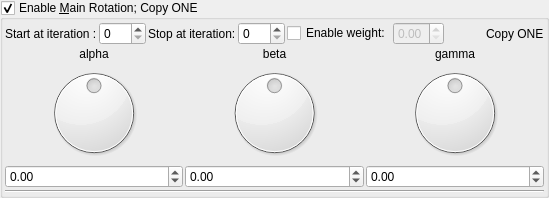
    <widget class="MyGroupBox" name="groupCheck_transform_main_rotation1_enabled">
     <property name="title">
      <string>Enable &amp;Main Rotation; Copy ONE</string>
     </property>
     <property name="checkable">
      <bool>true</bool>
     </property>
     <layout class="QVBoxLayout" name="verticalLayout_8" stretch="0,0,0">
      <property name="spacing">
       <number>2</number>
      </property>
      <property name="leftMargin">
       <number>2</number>
      </property>
      <property name="topMargin">
       <number>2</number>
      </property>
      <property name="rightMargin">
       <number>2</number>
      </property>
      <property name="bottomMargin">
       <number>2</number>
      </property>
      <item>
       <layout class="QGridLayout" name="gridLayout_9">
        <item row="0" column="0">
         <widget class="QLabel" name="label_17">
          <property name="text">
           <string>Start at iteration :</string>
          </property>
         </widget>
        </item>
        <item row="0" column="5">
         <widget class="MyDoubleSpinBox" name="spinbox_transform_main_rotation1_weight">
          <property name="enabled">
           <bool>false</bool>
          </property>
          <property name="sizePolicy">
           <sizepolicy hsizetype="Minimum" vsizetype="Maximum">
            <horstretch>0</horstretch>
            <verstretch>0</verstretch>
           </sizepolicy>
          </property>
          <property name="decimals">
           <number>2</number>
          </property>
          <property name="minimum">
           <double>0.000000000000000</double>
          </property>
          <property name="maximum">
           <double>1.000000000000000</double>
          </property>
          <property name="singleStep">
           <double>0.100000000000000</double>
          </property>
          <property name="value">
           <double>0.000000000000000</double>
          </property>
         </widget>
        </item>
        <item row="0" column="2">
         <widget class="QLabel" name="label_20">
          <property name="text">
           <string>Stop at iteration:</string>
          </property>
         </widget>
        </item>
        <item row="0" column="3">
         <widget class="MySpinBox" name="spinboxInt_transform_main_rotation1_stop_iterations">
          <property name="sizePolicy">
           <sizepolicy hsizetype="Minimum" vsizetype="Maximum">
            <horstretch>0</horstretch>
            <verstretch>0</verstretch>
           </sizepolicy>
          </property>
          <property name="maximum">
           <number>250</number>
          </property>
         </widget>
        </item>
        <item row="0" column="7">
         <widget class="QLabel" name="label_123">
          <property name="text">
           <string>Copy ONE</string>
          </property>
         </widget>
        </item>
        <item row="0" column="1">
         <widget class="MySpinBox" name="spinboxInt_transform_main_rotation1_start_iterations">
          <property name="sizePolicy">
           <sizepolicy hsizetype="Minimum" vsizetype="Maximum">
            <horstretch>0</horstretch>
            <verstretch>0</verstretch>
           </sizepolicy>
          </property>
          <property name="maximum">
           <number>250</number>
          </property>
         </widget>
        </item>
        <item row="0" column="6">
         <spacer name="horizontalSpacer_5">
          <property name="orientation">
           <enum>Qt::Horizontal</enum>
          </property>
          <property name="sizeHint" stdset="0">
           <size>
            <width>40</width>
            <height>20</height>
           </size>
          </property>
         </spacer>
        </item>
        <item row="0" column="4">
         <widget class="QCheckBox" name="checkBox_transform_main_rotation1_weight_enabled">
          <property name="text">
           <string>Enable weight:</string>
          </property>
         </widget>
        </item>
       </layout>
      </item>
      <item>
       <layout class="QGridLayout" name="gridLayout_10">
        <property name="spacing">
         <number>2</number>
        </property>
        <item row="0" column="2">
         <widget class="QLabel" name="label_36">
          <property name="text">
           <string>gamma</string>
          </property>
          <property name="alignment">
           <set>Qt::AlignCenter</set>
          </property>
         </widget>
        </item>
        <item row="0" column="1">
         <widget class="QLabel" name="label_34">
          <property name="text">
           <string>beta</string>
          </property>
          <property name="alignment">
           <set>Qt::AlignCenter</set>
          </property>
         </widget>
        </item>
        <item row="0" column="0">
         <widget class="QLabel" name="label_35">
          <property name="text">
           <string>alpha</string>
          </property>
          <property name="alignment">
           <set>Qt::AlignCenter</set>
          </property>
         </widget>
        </item>
        <item row="1" column="1">
         <widget class="QDial" name="dial3_transform_main_rotation1_y">
          <property name="minimum">
           <number>-18000</number>
          </property>
          <property name="maximum">
           <number>18000</number>
          </property>
          <property name="wrapping">
           <bool>true</bool>
          </property>
         </widget>
        </item>
        <item row="1" column="2">
         <widget class="QDial" name="dial3_transform_main_rotation1_z">
          <property name="minimum">
           <number>-18000</number>
          </property>
          <property name="maximum">
           <number>18000</number>
          </property>
          <property name="wrapping">
           <bool>true</bool>
          </property>
         </widget>
        </item>
        <item row="2" column="0">
         <widget class="MyDoubleSpinBox" name="spinboxd3_transform_main_rotation1_x">
          <property name="sizePolicy">
           <sizepolicy hsizetype="Minimum" vsizetype="Maximum">
            <horstretch>0</horstretch>
            <verstretch>0</verstretch>
           </sizepolicy>
          </property>
          <property name="prefix">
           <string/>
          </property>
          <property name="suffix">
           <string/>
          </property>
          <property name="decimals">
           <number>2</number>
          </property>
          <property name="minimum">
           <double>-180.000000000000000</double>
          </property>
          <property name="maximum">
           <double>180.000000000000000</double>
          </property>
          <property name="singleStep">
           <double>1.000000000000000</double>
          </property>
         </widget>
        </item>
        <item row="1" column="0">
         <widget class="QDial" name="dial3_transform_main_rotation1_x">
          <property name="minimum">
           <number>-18000</number>
          </property>
          <property name="maximum">
           <number>18000</number>
          </property>
          <property name="wrapping">
           <bool>true</bool>
          </property>
         </widget>
        </item>
        <item row="2" column="2">
         <widget class="MyDoubleSpinBox" name="spinboxd3_transform_main_rotation1_z">
          <property name="sizePolicy">
           <sizepolicy hsizetype="Minimum" vsizetype="Maximum">
            <horstretch>0</horstretch>
            <verstretch>0</verstretch>
           </sizepolicy>
          </property>
          <property name="prefix">
           <string/>
          </property>
          <property name="suffix">
           <string/>
          </property>
          <property name="decimals">
           <number>2</number>
          </property>
          <property name="minimum">
           <double>-180.000000000000000</double>
          </property>
          <property name="maximum">
           <double>180.000000000000000</double>
          </property>
          <property name="singleStep">
           <double>1.000000000000000</double>
          </property>
         </widget>
        </item>
        <item row="2" column="1">
         <widget class="MyDoubleSpinBox" name="spinboxd3_transform_main_rotation1_y">
          <property name="sizePolicy">
           <sizepolicy hsizetype="Minimum" vsizetype="Maximum">
            <horstretch>0</horstretch>
            <verstretch>0</verstretch>
           </sizepolicy>
          </property>
          <property name="prefix">
           <string/>
          </property>
          <property name="suffix">
           <string/>
          </property>
          <property name="decimals">
           <number>2</number>
          </property>
          <property name="minimum">
           <double>-180.000000000000000</double>
          </property>
          <property name="maximum">
           <double>180.000000000000000</double>
          </property>
          <property name="singleStep">
           <double>1.000000000000000</double>
          </property>
         </widget>
        </item>
       </layout>
      </item>
      <item>
       <widget class="Line" name="line_32">
        <property name="orientation">
         <enum>Qt::Horizontal</enum>
        </property>
       </widget>
      </item>
     </layout>
    </widget>
